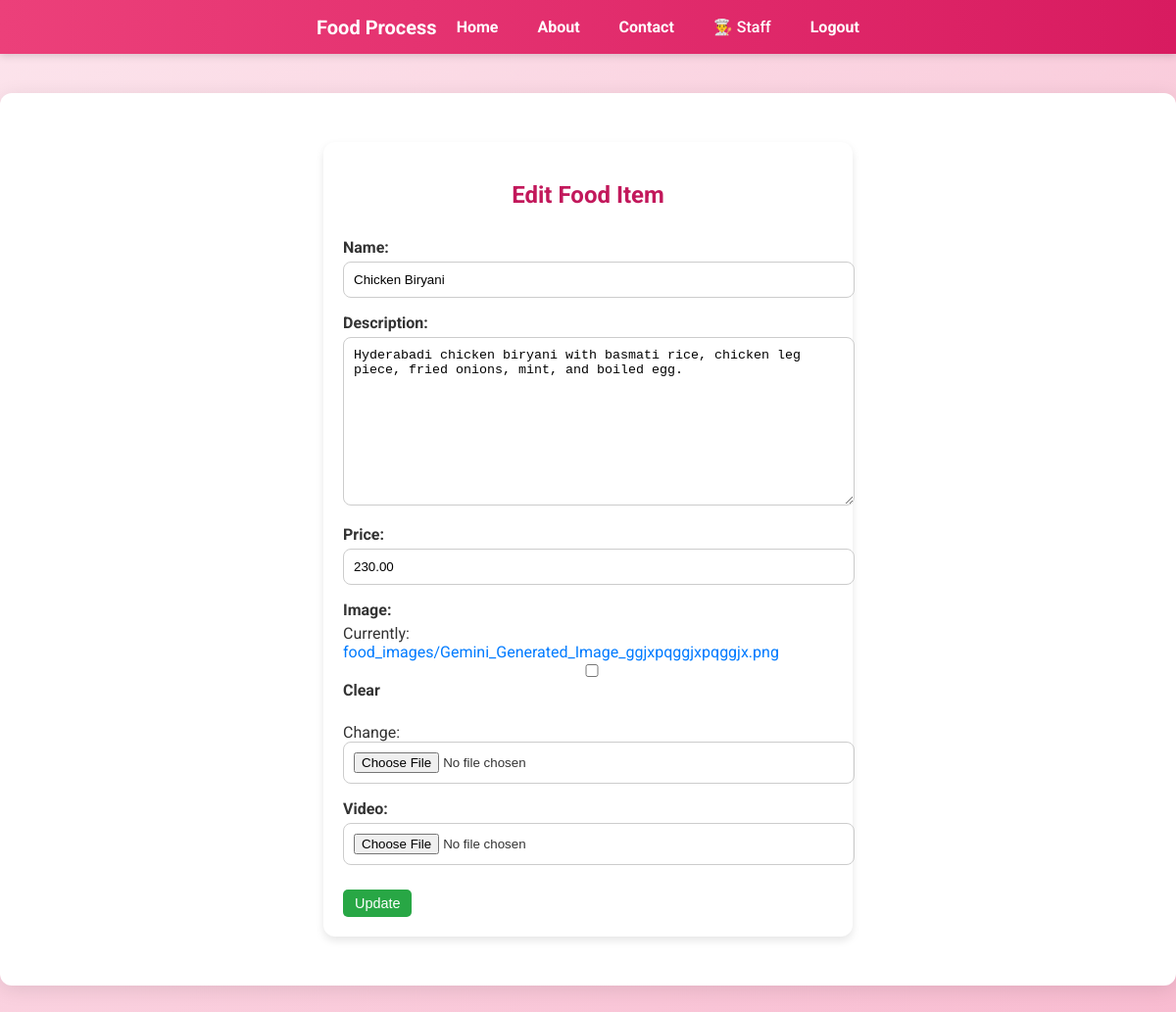
Page /edit/6/ (signed in) on the committed database.
### Food_Process/models.py (models this page shows, shortened)
class FoodItem(models.Model):
    name = models.CharField(max_length=100)
    description = models.TextField(blank=True)
    price = models.DecimalField(max_digits=10, decimal_places=2)
    image = models.ImageField(upload_to='food_images/', blank=True, null=True)
    video = models.FileField(upload_to='food_videos/', blank=True, null=True)

### Food_Process/views.py (the view)
# urls.py: path("edit/<int:item_id>/", views.edit_item, name="edit_item"),
@login_required
@user_passes_test(staff_required)
def edit_item(request, item_id):
    item = get_object_or_404(FoodItem, id=item_id)
    if request.method == "POST":
        form = FoodItemForm(request.POST, request.FILES, instance=item)
        if form.is_valid():
            form.save()
            messages.success(request, "Food item updated successfully ✅")
            return redirect('manage_items')
        else:
            messages.error(request, "Error updating food ❌")
    else:
        form = FoodItemForm(instance=item)
    return render(request, "add_item.html", {"form": form, "edit": True})

### Food_Process/forms.py
class FoodItemForm(forms.ModelForm):
    class Meta:
        model = FoodItem
        fields = ['name', 'description','price', 'image', 'video']

### Food_Process/views.py (called while the page is built)
def staff_required(user):
    return user.is_authenticated and user.is_staff

### Food_Process/templates/add_item.html (shortened to what this page needs)
{% extends "base.html" %}
{% block content %}
<div class="form-container">
  <h2>{% if edit %}Edit{% else %}Add{% endif %} Food Item</h2>
  <form method="post" enctype="multipart/form-data">
    {{ form.as_p }}
    <button type="submit" class="btn">{% if edit %}Update{% else %}Add{% endif %}</button>
  </form>
</div>
{% endblock %}

### static/css/style.css (style rules this page uses)
body { font-family: 'Roboto', sans-serif; margin: 0; padding: 0; background: linear-gradient(135deg, #fce4ec, #f8bbd0); color: #333; }
h1, h2 { color: #c2185b; text-align: center; margin-bottom: 30px; }
.btn { display: inline-block; margin-top: 10px; padding: 8px 15px; border-radius: 6px; background: #007bff; color: white; text-decoration: none; transition: 0.3s; }
.form-container { max-width: 500px; margin: 20px auto; padding: 20px; background: #fff; border-radius: 12px; box-shadow: 0 4px 8px rgba(0,0,0,0.1); }
.form-container p { margin-bottom: 15px; }
.form-container label { display: block; margin-bottom: 5px; font-weight: bold; color: #333; }
.form-container input, .form-container textarea, .form-container select { width: 100%; padding: 10px; border: 1px solid #ccc; border-radius: 8px; outline: none; }
.btn { background: #28a745; color: #fff; border: none; padding: 10px 18px; border-radius: 8px; cursor: pointer; transition: 0.3s; }
a { text-decoration: none; color: #007bff; transition: 0.3s; }
.btn { display: inline-block; padding: 6px 12px; text-decoration: none; border-radius: 5px; font-size: 0.9rem; cursor: pointer; transition: 0.2s; }

### rows in the picture
FoodItem: name "Chicken Biryani", description "Hyderabadi chicken biryani with basmati rice, chicken leg piece, fried onions, mint, and boiled egg.", price "230.00"
